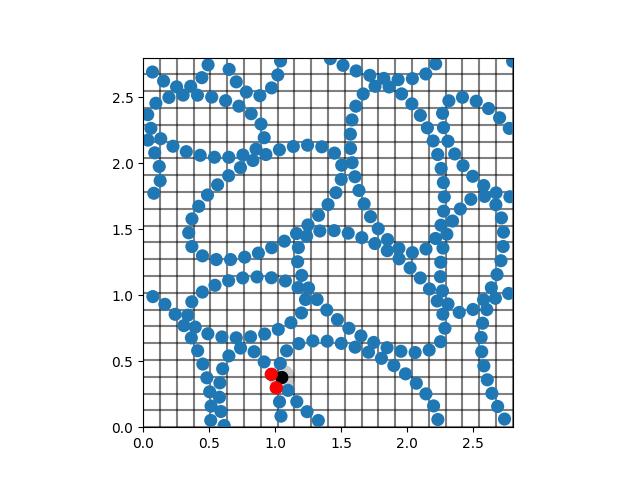

Recreate this plot in Python.
import jax.numpy as jnp
import jax
import jaxdem as jd
jax.config.update("jax_enable_x64", True)
import matplotlib.pyplot as plt

if __name__ == "__main__":
    state = jd.utils.h5.load('example-state.h5')
    system = jd.utils.h5.load('example-system.h5')





    # CREATE CELL LIST
    # min_rad = jnp.min(state.rad)
    max_rad = jnp.max(state.rad)
    # max_rad = 0.7
    # alpha = max_rad / min_rad

    cell_size = 5.0 * max_rad
    # cell_size = 2.0 * max_rad
    # if alpha < 2.5:
    #     cell_size = 2 * max_rad
    # else:
    #     cell_size = max_rad / 2

    search_range = jnp.ceil(2 * max_rad / cell_size).astype(int)
    search_range = jnp.maximum(1, search_range)
    search_range = jnp.array(search_range, dtype=int)

    # this is the stencil in a single axis
    # [-search_range, -search_range - 1, ... -1, 0, 1, ..., search_range - 1, search_range]
    r = jnp.arange(-search_range, search_range + 1, dtype=int)
    # this is the stencil in the full space [stencil_ids_x, stencil_ids_y, stencil_ids_z]
    # where stencil_ids is [r, r, r] for d-dimensions
    mesh = jnp.meshgrid(*([r] * state.dim), indexing="ij")
    # merge the stencil ids to be [[stencil_id_x_0, stencil_id_y_0, stencil_id_z_0], ...]
    # it has shape ((search_range * 2 + 1) ** dim, dim)
    # THIS is basically the stencil - it stores relative cell coordinates
    neighbor_mask = jnp.stack([m.ravel() for m in mesh], axis=1)


    # GET SPATIAL PARTITION
    iota = jax.lax.iota(int, state.N)  # basically np.arange(state.N, dtype=int)
    # count number of cells in each dimension
    grid_dims = jnp.floor(system.domain.box_size / cell_size).astype(int)
    # calculate grid strides (for calculating cell ids)
    grid_strides = jnp.concatenate(
        [jnp.array([1], dtype=int), jnp.cumprod(grid_dims[:-1])]
    )
    # calculate particle cell coordinates [c_x, c_y, c_z]
    p_cell_coords = jnp.floor((state.pos - system.domain.anchor) / cell_size).astype(int)
    # wrap indices
    p_cell_coords -= grid_dims * jnp.floor(p_cell_coords / grid_dims).astype(int)
    # calculate cell id (hash) from the product of the cell coordinates and the grid strides [c_id_0, c_id_1, ... c_id_N]
    p_cell_hash = jnp.dot(p_cell_coords, grid_strides)
    # sort the cell ids (hashes)
    # pass the cell hash and the iota (sphere IDs)
    # mutually sorts the cell hash and the sphere IDs
    # the sorted sphere IDs (perm) is then used to reorder the sphere data

    p_cell_hash, perm = jax.lax.sort([p_cell_hash, iota], num_keys=1)
    # reorder the cell coordinates
    p_cell_coords = p_cell_coords[perm]
    # identify coordinates of neighboring cells for each particle
    # apply the cell stencil (neighbor_mask) to all particle cell coordinates
    # it is shaped (N, stencil dims, dim)
    neighbor_cell_coords = p_cell_coords[:, None, :] + neighbor_mask
    # wrap coordinates for periodic domains
    neighbor_cell_coords -= grid_dims * jnp.floor(
        neighbor_cell_coords / grid_dims
    ).astype(int)
    # transform the neighbor list from cell coordinate space (N, stencil dims, dim) to cell id space (N, stencil dims)
    neighbor_cell_hashes = jnp.dot(neighbor_cell_coords, grid_strides)



    # my cell list creation
    # do not sort the particle data, just use the sorted ids
    sorted_particle_ids = iota[perm]
    sorted_clump_ids = state.ID[perm]
    sorted_pos = state.pos[perm]
    # cutoff_sq = (2.0) ** 2
    cutoff_sq = 2 * cell_size ** 2

    print(cell_size)
    max_neighbors = 100

    neighbor_list = jnp.full(shape=(state.N, max_neighbors), fill_value=-1, dtype=int)
    
    i = 100
    pid_i = sorted_particle_ids[i]
    pos_i = sorted_pos[i]
    ID_i = sorted_clump_ids[i]
    neighbor_count = 0
    for cell_id in neighbor_cell_hashes[i]:
        # find where the block for cell_id begins
        start_idx = jnp.searchsorted(p_cell_hash, cell_id, side="left", method="scan_unrolled")
        # loop over the list of cell ids (p_cell_hash) until the cell id changes (we leave the block)
        k = start_idx
        while (p_cell_hash[k] == cell_id) * (k < state.N):
            dr = system.domain.displacement(pos_i, sorted_pos[k], system)
            d_sq = jnp.sum(dr ** 2)
            if (d_sq <= cutoff_sq) * (ID_i != sorted_clump_ids[k]):
                neighbor_list = neighbor_list.at[pid_i, neighbor_count].set(sorted_particle_ids[k])  # use the unsorted ids for both
                neighbor_count += 1
            k += 1
    
    print(neighbor_list[pid_i])


    from matplotlib.patches import Circle
    plt.xlim(0, system.domain.box_size[0])
    plt.ylim(0, system.domain.box_size[1])
    plt.gca().set_aspect('equal')
    plt.gca().add_artist(Circle(jnp.mod(state.pos[pid_i], system.domain.box_size), jnp.sqrt(cutoff_sq), facecolor='k', alpha=0.2))
    for p, r in zip(jnp.mod(state.pos, system.domain.box_size), state.rad):
        plt.gca().add_artist(Circle(p, r))
    plt.gca().add_artist(Circle(jnp.mod(state.pos[pid_i], system.domain.box_size), state.rad[pid_i], facecolor='k'))
    for i in neighbor_list[pid_i]:
        if i == -1:
            continue
        plt.gca().add_artist(Circle(jnp.mod(state.pos[i], system.domain.box_size), state.rad[i], facecolor='r'))
    plt.savefig('test.png')


    exit()


    # CREATE CELL LIST
    collider = system.collider
    iota = jax.lax.iota(int, state.N)  # basically np.arange(state.N, dtype=int)
    # cutoff_sq = (10 * jnp.max(state.rad)) ** 2
    cutoff_sq = (2.0) ** 2
    max_neighbors = 100
    # GET SPATIAL PARTITION
    perm, p_cell_coords, p_cell_hash, neighbor_cell_coords
    p_neighbor_hashes = neighbor_cell_hashes

    # apply the cell sorting
    state = jax.tree.map(lambda x: x[perm], state)
    sorted_particle_ids = iota[perm]

    pos = state.pos

    def per_particle(idx, pos_i, stencil):
        def stencil_body(i, carry):
            global_c, n_list, overflow = carry
            target_cell_hash = stencil[i]
            start_idx = jnp.searchsorted(p_cell_hash, target_cell_hash, side="left", method="scan_unrolled")

            def cond_fun(val):
                k, _, _, _ = val
                return (k < state.N) * (p_cell_hash[k] == target_cell_hash)

            def body_fun(val):
                k, c, nl, ovr = val
                dr = system.domain.displacement(pos_i, pos[k], system)
                d_sq = jnp.sum(dr**2, axis=-1)
                valid = (state.ID[k] != state.ID[idx]) * (d_sq <= cutoff_sq)
                nl = nl.at[c].set(k)
                return k + 1, c + valid, nl, ovr + c > max_neighbors

            _, global_c, n_list, overflow = jax.lax.while_loop(
                cond_fun, body_fun, (start_idx, global_c, n_list, overflow)
            )
            return global_c, n_list, overflow > 0

        init_carry = (0, jnp.full((max_neighbors,), -1, dtype=int), False)
        final_c, final_n_list, final_ovr = jax.lax.fori_loop(
            0, stencil.shape[0], stencil_body, init_carry
        )
        return final_n_list, final_ovr

    # particle_id = 0
    # idx = iota[particle_id]  # particle id after sorting
    # pos_i = pos[particle_id]  # particle pos
    # stencil = p_neighbor_hashes[particle_id]  # cell ids in the stencil

    # global_c = 0
    # n_list = jnp.full((max_neighbors,), -1, dtype=int)
    # overflow = False
    # for i in range(0, stencil.shape[0]):  # loop over the cell ids
    #     target_cell_hash = stencil[i]  # current cell id

    #     # find the location of the first cell id in the list of cell ids for all particles
    #     start_idx = jnp.searchsorted(p_cell_hash, target_cell_hash, side="left", method="scan_unrolled")
        
    #     # loop over all the following particles within the same cell id
    #     # starting at start_idx and ending when the cell id changes
    #     print(i, '-'*10)
    #     k = start_idx
    #     c = global_c
    #     nl = n_list
    #     ovr = overflow
    #     while (k < state.N) * (p_cell_hash[k] == target_cell_hash):
    #         dr = system.domain.displacement(pos_i, pos[k], system)
    #         d_sq = jnp.sum(dr**2, axis=-1)
    #         valid = (state.ID[k] != state.ID[idx]) * (d_sq <= cutoff_sq)
    #         nl = nl.at[c].set(k)
    #         print(d_sq)

    #         k += 1
    #         c += valid
    #         # nl = nl
    #         ovr += c > max_neighbors

    # print(p_cell_hash.shape, target_cell_hash)
    # print(nl)
    



    # # build the neighbor list
    # neighbor_list, overflows = jax.vmap(per_particle)(iota, pos, p_neighbor_hashes)
    # state, system, neighbor_list, jnp.any(overflows)
    # sorted_state = state
    # sorted_nl_indices = neighbor_list

    # # map the neighbor list indices back to particles
    # # sorted_nl_indices[i, j] = k -> sorted_state.ID[k]
    # # print(sorted_state.ID)
    # # print(sorted_nl_indices)

    # print(neighbor_list)

    # from matplotlib.patches import Circle
    # plt.xlim(0, system.domain.box_size[0])
    # plt.ylim(0, system.domain.box_size[1])
    # plt.gca().set_aspect('equal')
    # for p, r in zip(jnp.mod(state.pos, system.domain.box_size), state.rad):
    #     plt.gca().add_artist(Circle(p, r))
    # pid = 124
    # plt.gca().add_artist(Circle(jnp.mod(state.pos[pid], system.domain.box_size), state.rad[pid], facecolor='k'))
    # for i in neighbor_list[pid]:
    #     if i == -1:
    #         continue
    #     plt.gca().add_artist(Circle(jnp.mod(state.pos[i], system.domain.box_size), state.rad[i], facecolor='r'))
    # plt.savefig('test.png')

    # print(jnp.argmin(jnp.linalg.norm(jnp.mod(state.pos, system.domain.box_size) - system.domain.box_size / 2, axis=-1)))

    # print(neighbor_list[pid])